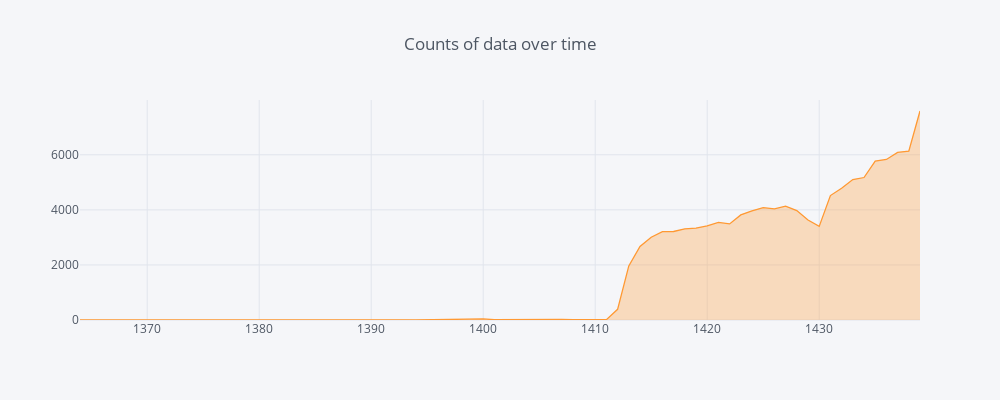

Here is the notebook cell this chart was saved with:
### Code cell
# How is the amount of data changing over time?
df.year.value_counts().sort_index().iplot(kind='line',fill=True,title='Counts of data over time')

### Figure 1 — Plotly figure (JSON) as saved in the notebook; plotly's stock layout.template omitted (floating-point values rounded to 4 significant figures)
{"data": [{"fill": "tozeroy", "fillcolor": "rgba(255, 153, 51, 0.3)", "line": {"color": "rgba(255, 153, 51, 1.0)", "dash": "solid", "shape": "linear", "width": 1.3}, "mode": "lines", "name": "year", "text": "", "type": "scatter", "uid": "2946e44d-3c54-4067-850b-6d0e2c380660", "x": ["1364", "1365", "1366", "1367", "1368", "1369", "1370", "1371", "1372", "1375", "1376", "1377", "1378", "1379", "1380", "1381", "1382", "1383", "1384", "1392", "1393", "1394", "1395", "1396", "1397", "1398", "1399", "1400", "1401", "1402", "1403", "1404", "1405", "1406", "1407", "1408", "1409", "1410", "1411", "1412", "1413", "1414", "1415", "1416", "1417", "1418", "1419", "1420", "1421", "1422", "1423", "1424", "1425", "1426", "1427", "1428", "1429", "1430", "1431", "1432", "1433", "1434", "1435", "1436", "1437", "1438", "1439"], "y": [2, 5, 4, 4, 6, 8, 1, 1, 1, 1, 3, 2, 6, 4, 4, 2, 3, 16, 2, 6, 7, 2, 4, 4, 9, 18, 15, 38, 11, 16, 18, 15, 14, 14, 26, 9, 19, 26, 13, 387, 1964, 2668, 3005, 3209, 3214, 3313, 3340, 3416, 3543, 3489, 3818, 3965, 4082, 4035, 4138, 3973, 3631, 3401, 4519, 4786, 5102, 5174, 5771, 5830, 6087, 6134, 7590]}], "layout": {"height": 400, "legend": {"bgcolor": "#F5F6F9", "font": {"color": "#4D5663"}}, "paper_bgcolor": "#F5F6F9", "plot_bgcolor": "#F5F6F9", "title": "Counts of data over time", "titlefont": {"color": "#4D5663"}, "width": 1000, "xaxis": {"gridcolor": "#E1E5ED", "showgrid": true, "tickfont": {"color": "#4D5663"}, "title": "", "titlefont": {"color": "#4D5663"}, "zerolinecolor": "#E1E5ED"}, "yaxis": {"gridcolor": "#E1E5ED", "showgrid": true, "tickfont": {"color": "#4D5663"}, "title": "", "titlefont": {"color": "#4D5663"}, "zerolinecolor": "#E1E5ED"}}}
